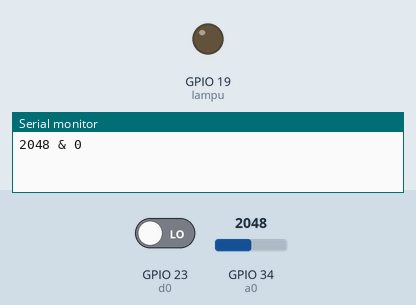
Simulated run of this sketch. Board: ESP32. Shown: output pins drawn as LEDs (lit = HIGH), the last lines printed to the serial monitor. The inputs (shaded band) are chosen by the test bench; at power-on: GPIO 23 (d0) LOW, GPIO 34 (a0) = 2048.

Above: at 0.1 s.
At 1.1 s:
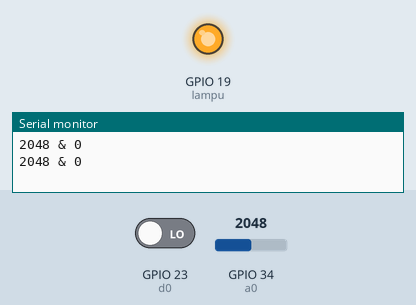
Timing chart, 0 to 2.6 s (numbered marks = the images above):
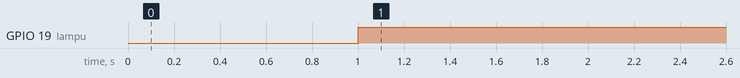

Measured:
- by itself, GPIO 19 (lampu): LOW → HIGH at 1.0 s

The sketch:

PhotoResistor.ino
```cpp
#define d0 23
#define a0 34
#define lampu 19

void setup() {
  // put your setup code here, to run once:
  Serial.begin(115200);
  pinMode(a0, INPUT);
  pinMode(d0, INPUT);
  pinMode(lampu, OUTPUT);
}

void loop() {
  // put your main code here, to run repeatedly:
  unsigned int AnalogValue, DigitalValue;
  AnalogValue = analogRead(a0);
  DigitalValue =digitalRead(d0);
  Serial.print(AnalogValue);
  Serial.print(" & ");
  Serial.println(DigitalValue);

  delay(1000);


  if(AnalogValue>2000)
   digitalWrite(lampu,HIGH);
  else digitalWrite(lampu,LOW);
}
```
